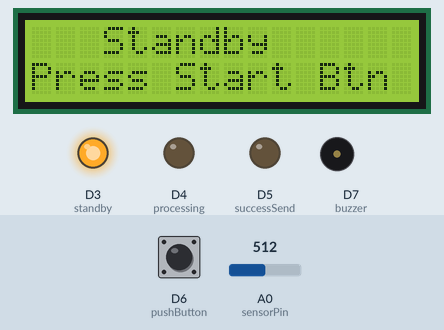
Bench run of a sketch on a simulated ESP8266 (NodeMCU). Shown: 16×2 character LCD, output pins drawn as LEDs (lit = HIGH), buzzer (waves = sounding, pin HIGH). The test bench sets the inputs (shaded band); at power-on: D6 (pushButton) LOW, A0 (sensorPin) = 512. WiFi joins after 1.5 s; servers stay silent unless stated; what the sketch prints to the serial monitor is not drawn.

Above: at 3.3 s.
3.4 s: D6 (pushButton) pulled HIGH for 0.15 s
At 4.4 s:
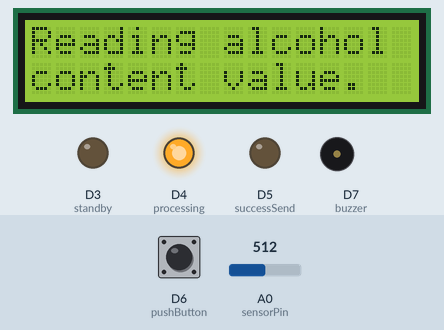
At 14.66 s:
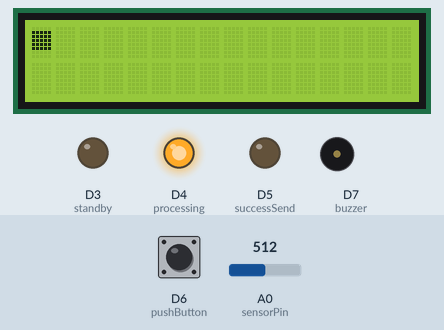
Timing chart, 0 to 16.2 s (numbered marks = the images above; inputs shaded):
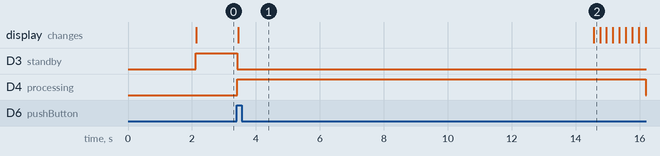

The sketch:

alcoholDetection.ino
```cpp
#include <ESP8266WiFi.h>
#include <ESP8266HTTPClient.h>
#include <Wire.h>
#include <LiquidCrystal_I2C.h>

const char* ssid = "assist";          // change with your network
const char* password = "z1x2c3QWE";    // password
int sensorPin = A0;
int standby = D3;
int processing = D4;
int successSend = D5;
int pushButton = D6;
int buzzer = D7;
int alcohol_value;
float alcohol_level = 0.0;
float alcohol_point = 0.0;
String alcohol_point_string = "";
bool state = true;
int count = 0;

LiquidCrystal_I2C lcd(0x27, 16, 2);

byte load[8] = {
  B00000,
  B11111,
  B11111,
  B11111,
  B11111,
  B11111,
  B00000,
};

void setup () {

  Serial.begin(115200);
  pinMode(sensorPin, INPUT);
  pinMode(pushButton, INPUT);
  pinMode(buzzer, OUTPUT);
  pinMode(standby,OUTPUT);
  pinMode(processing,OUTPUT);
  pinMode(successSend,OUTPUT);
  lcd.begin();
  lcd.backlight();
  lcd.createChar(0, load);
  lcd.print("Starting System.");
  lcd.clear();
  lcd.setCursor(0,0);
  lcd.print("Connecting to...");
  lcd.setCursor(4,1);
  lcd.print(ssid);
  WiFi.begin(ssid, password);
  while (WiFi.status() != WL_CONNECTED) {
    delay(1000);
    Serial.println("Connecting..");
    count++;
    if(count == 5){
      lcd.clear();
      lcd.setCursor(0,1);
      lcd.print("Wifi Unavailable");
      break;
    }
  }
  if(WiFi.status() != WL_CONNECTED) {
    Serial.print("Connected to: ");
    Serial.println(ssid);
  }
  lcd.clear();
}

void loop() {
  if(digitalRead(pushButton) == HIGH){
    if(state == true){
        digitalWrite(standby,LOW);
        digitalWrite(processing,HIGH);
        state = false;
        startingDetection();
        readAlcoholLevel();
        alcohol_value = 0;
    }
  }else{state = true;}
  initialState();
}

void initialState(){
  digitalWrite(standby,HIGH);
  lcd.setCursor(3,0);
  lcd.print("Standby");
  lcd.setCursor(0,1);
  lcd.print("Press Start Btn");
}

void startingDetection(){
  lcd.clear();
  lcd.setCursor(0,0);
  lcd.print("Reading alcohol");
  lcd.setCursor(0,1);
  lcd.print("content value.");
  delay(1000);
}

void readAlcoholLevel(){
  for(int a=0;a<1000;a++){
    int rawValue = analogRead(A0);
    if(alcohol_value<rawValue){
      alcohol_value = rawValue;
    }
    delay(10);
  }
  alcohol_point = (alcohol_value  * 0.05) / 1024;       // 0.05, set maximum value
  alcohol_point_string = String(alcohol_point, 2);
  Serial.print("Testing 0.05: ");
  Serial.println(alcohol_point_string);
  alcohol_level = (alcohol_value * 100.0) / 1024;
  Serial.println(alcohol_level);
  int row_count = (alcohol_level * 15) / 100;
  valueBarGraph(row_count);

}

void sendToDatabase(String aLevel){
  Serial.print("Alcohol level: ");
  Serial.println(aLevel);

  if (WiFi.status() == WL_CONNECTED) {
    HTTPClient http;
    Serial.println("Sending request...");
    http.begin("http://driveralcoholmonitoring.000webhostapp.com/api/alcohol/create.php?alcohol_level="+aLevel);
    int httpCode = http.GET();

    if (httpCode > 0) {
      String payload = http.getString();
      Serial.println(payload);
      digitalWrite(successSend,HIGH);
      lcd.setCursor(0,1);
      lcd.print("    Success!     ");

    }
    Serial.println("Session end.");
    http.end();   //Close connection
  }else{
    lcd.setCursor(0,1);
    lcd.print("Failed to send. ");
  }
}

void valueBarGraph(int n){
  lcd.clear();
  n++;
  for(int bar=0; bar < n; bar++){
    lcd.setCursor(bar,0);
    lcd.write(byte(0));
    delay(200);
  }
//  String lcdDisplay = "Content: "+ String(alcohol_level) + "%";
  String lcdDisplay = "Content: " + alcohol_point_string;
  lcd.setCursor(0,1);
  lcd.print(lcdDisplay);
  if(alcohol_level>70){
    digitalWrite(buzzer, HIGH);
  }
  digitalWrite(processing,LOW);
  delay(3000);
  digitalWrite(buzzer, LOW);
  lcd.setCursor(0,0);
  lcd.print(lcdDisplay);
  lcd.setCursor(0,1);
  lcd.print("Sending data...");
  delay(4000);
//  sendToDatabase(String(alcohol_level));
  sendToDatabase(alcohol_point_string);
  delay(4000);
  digitalWrite(successSend,LOW);
  lcd.clear();
  initialState();
}
//h ttps://driveralcoholmonitoring.000webhostapp.com/api/alcohol/create.php?alcohol_level=50
```

Measured:
- after the input at 3.4 s, D3 (standby): HIGH → LOW at once; D4 (processing): LOW → HIGH at once, → LOW 12.8 s later; the display: changes at once (image 1)
